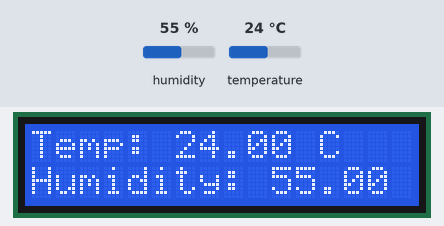
The sketch below on a simulated ESP32. Parts: 16×2 character LCD. Inputs (shaded band) come from the test bench; at power-on: humidity 55 %, temperature 24 °C. WiFi joins after 1.5 s; servers stay silent unless stated; no MQTT or app messages arrive unless stated; what the sketch prints to the serial monitor is not drawn.

Above: at 4.7 s.
4.8 s: humidity set to 22 %
At 6.6 s:
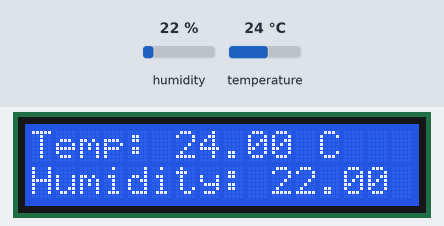
7.8 s: temperature set to 12 °C
At 9.4 s:
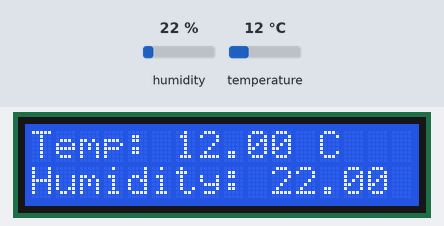
10.8 s: humidity set to 40 %
At 12.8 s:
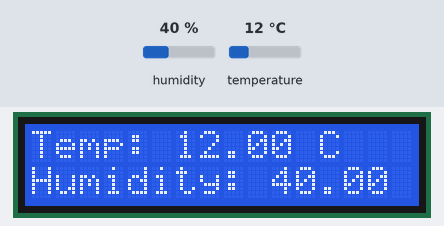
13.8 s: temperature set to 19 °C
At 15.6 s:
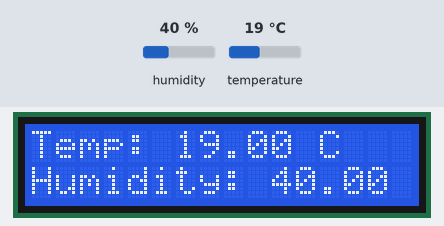
Timing chart, 0 to 17.1 s (numbered marks = the images above; inputs shaded):
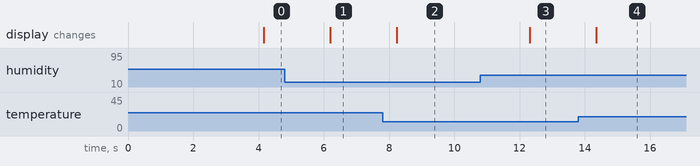

Measured:
- after the input at 4.8 s, the display: changes after 1.4 s (image 1)
- after the input at 7.8 s, the display: changes after 0.44 s (image 2)
- after the input at 10.8 s, the display: changes after 1.5 s (image 3)
- after the input at 13.8 s, the display: changes after 0.55 s (image 4)

The sketch:

Fire_Forest.ino
```cpp
#include <Wire.h>
#include <LiquidCrystal_I2C.h>
#include <DHT.h>
#include <WiFi.h>
#include <PubSubClient.h>

#define DHTPIN 33          // Chân D33
#define DHTTYPE DHT22      // Loại cảm biến DHT22

DHT dht(DHTPIN, DHTTYPE);
LiquidCrystal_I2C lcd(0x27, 16, 2);  // Địa chỉ I2C của màn hình LCD: 0x27

const char* ssid = "AP_M_2.4G";
const char* password = "admin13589";
const char* mqttServer = "513booyoungct4.ddns.net";
const int mqttPort = 1893;
const char* mqttUsername = "zmkch3zrdenf8q06y018"; // Thay thế bằng tên đăng nhập MQTT của bạn
const char* mqttPassword = "zqxs30um7fh5ehp8bk7t"; // Thay thế bằng mật khẩu MQTT của bạn

WiFiClient espClient;
PubSubClient client(espClient);

void setup() {
  Serial.begin(9600);
  lcd.init();
  lcd.backlight();

  lcd.print("DHT22 Example");

  dht.begin();

  // Kết nối WiFi
  WiFi.begin(ssid, password);
  while (WiFi.status() != WL_CONNECTED) {
    delay(1000);
    Serial.println("Connecting to WiFi...");
  }
  Serial.println("Connected to WiFi");

  // Kết nối MQTT
  client.setServer(mqttServer, mqttPort);
  client.setCallback(callback);
  while (!client.connected()) {
    if (client.connect("5anxzbqmo9ae5uotgidx", mqttUsername, mqttPassword)) {
      Serial.println("Connected to MQTT Broker");
    } else {
      Serial.print("Failed to connect to MQTT Broker, rc=");
      Serial.print(client.state());
      Serial.println(" Retry in 5 seconds");
      delay(5000);
    }
  }
}

void loop() {
  client.loop(); // Đảm bảo duy trì kết nối MQTT

  delay(2000);

  float temperature = dht.readTemperature();  // Đọc nhiệt độ (°C)
  float humidity = dht.readHumidity();        // Đọc độ ẩm (%)

  if (isnan(temperature) || isnan(humidity)) {
    lcd.clear();
    lcd.print("Sensor Error");
    return;
  }

  lcd.clear();
  lcd.print("Temp: ");
  lcd.print(temperature);
  lcd.print(" C");

  lcd.setCursor(0, 1);
  lcd.print("Humidity: ");
  lcd.print(humidity);
  lcd.print(" %");

  // Gửi dữ liệu đến Thingsboard qua MQTT
  char payload[50];
  snprintf(payload, sizeof(payload), "{\"temperature\": %.2f, \"humidity\": %.2f}", temperature, humidity);
  client.publish("v1/devices/me/telemetry", payload);
}

void callback(char* topic, byte* payload, unsigned int length) {
  // Xử lý callback khi nhận dữ liệu từ MQTT Broker (nếu cần)
}
```
